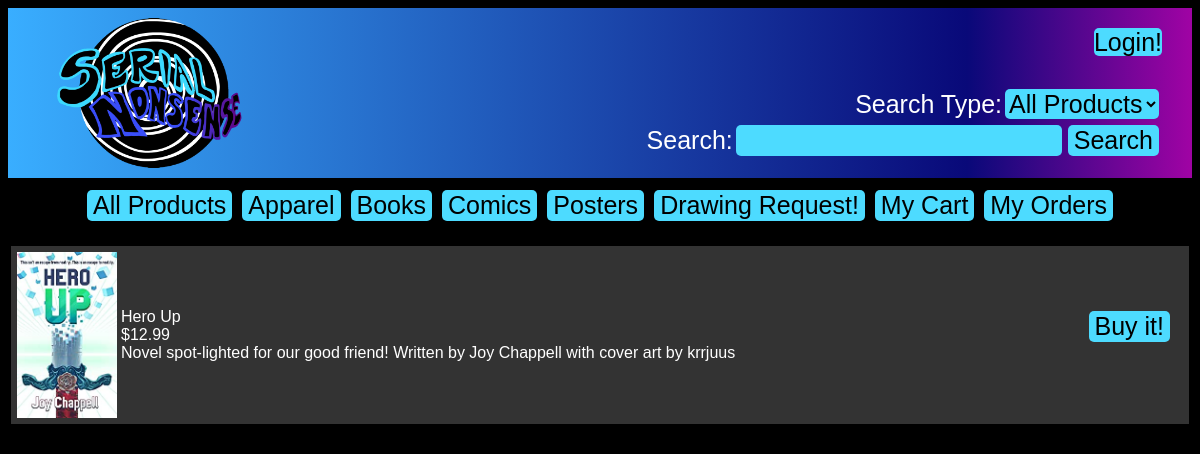
Screenshot of /bookproducts.php with the database file from the repository.
### tables this page shows
CREATE TABLE `product` (
  `ProID` varchar(10) NOT NULL,
  `Price` decimal(12,2) NOT NULL,
  `Name` varchar(30) NOT NULL,
  `ProDes` varchar(250) DEFAULT NULL,
  `Qty` int(11) NOT NULL,
  `Brand` varchar(30) DEFAULT NULL,
  `Image` varchar(30) DEFAULT NULL
);

### bookproducts.php (the view, shortened to what this page needs)
<?php
    $log = false;
    $dsn = 'mysql:host=localhost;dbname=oelkerp1_serialnonsense';
    $name = "oelkersp1";
    $pass = "blingoishere963";
?>
<html>
    <head>
    </head>
    <body>
        <?php
            echo "<div class='header'><img src='logo.png' height='150'>";
            echo '<form action="results.php" method="post" style="float: right; margin-right: 20px; margin-top: 10px; text-align: right">';
            if($log == false)
            {
                echo '<a href="login.html">Login!</a><br><br>';
            }
            else
            {
                echo 'Hi, '.$uname.'!<br><br>';
            }
            echo 'Search Type:';
            echo '<select name="searchtype">';
                echo '<option value="PRODUCT">All Products';
                echo '<option value="APPAREL">Apparel';
            echo '</select><br>';
            echo 'Search:';
            echo '<input name="searchterm" type="text" size="20">';
            echo '<input type="submit" name="submit" value="Search">';
            echo '</form></div>';
            echo '<table class="navi">';
            echo '<tr>';
            echo '<td>';
            echo '<form action="allproducts.php" method="post">';
                echo '<input type="submit" name="submit" value="All Products">';
            echo '</form>';
            echo '</td>';
            echo '<td>';
            echo '<form action="apparelproducts.php" method="post">';
                echo '<input type="submit" name="submit" value="Apparel">';
            echo '</form>';
            echo '</td>';
            echo '<td>';
            echo '<form action="bookproducts.php" method="post">';
                echo '<input type="submit" name="submit" value="Books">';
            echo '</form>';
            echo '</td>';
            echo '<td>';
            echo '<form action="comicproducts.php" method="post">';
                echo '<input type="submit" name="submit" value="Comics">';
            echo '</form>';
            echo '</td>';
            echo '<td>';
            echo '<form action="posterproducts.php" method="post">';
                echo '<input type="submit" name="submit" value="Posters">';
            echo '</form>';
            echo '</td>';
            echo '<td>';
            echo '<form action="item.php" method="post">';
                echo '<input type="submit" name="submit" value="Drawing Request!">';
            echo '</form>';
            echo '</td>';
            echo '<td>';
            echo '<form action="mycart.php" method="post">';
                echo '<input type="submit" name="submit" value="My Cart">';
            echo '</form>';
            echo '</td>';
            echo '<td>';
            echo '<form action="myorders.php" method="post">';
                echo '<input type="submit" name="submit" value="My Orders">';
            echo '</form>';
            echo '</td>';
            echo '</tr>';
            echo '</table>';
            try
            {
                $db = new PDO($dsn, $name, $pass);
                $query = "SELECT * FROM PRODUCT, BOOK WHERE PRODUCT.ProID = BOOK.ProID";
                $statement = $db->prepare($query);
                $statement->execute();
                $result = $statement->fetchAll();
                for ($i=0; $i <sizeof($result); $i++)
                {
                    echo '<table style="width: 100%; background-color: #333333; border-color: black; border-style: solid; padding: 3px">';
                    echo '<tr>';
                    echo '<td style="width: 100px">';
                        echo '<img src="'.$result[$i]['Image'].'" alt="'.$result[$i]['Name'].'" width="100">';
                    echo '</td>';
                    echo '<td>';
                        echo '<p>'.$result[$i]['Name'].'<br>';
                        echo '$'.$result[$i]['Price'].'<br>';
                        echo $result[$i]['ProDes'].'</p>';
                    echo '</td>';
                    echo '<td>';
                        echo '<form action="item.php" method="post" style="float: right; margin-right: 10px">';
                            echo '<input type="submit" name="submit" value="Buy it!">';
                        echo '</form>';
                    echo '</td>';
                    echo '</tr>';
                    echo '</table>';
                }
            }
            catch(PDOException $e)
            {
                $error_message = $e->getMessage();
                echo "Error connecting: ".$error_message;
            }
        ?>
    </body>
</html>

### bookproducts.php (style rules this page uses)
body { background-color: black; color: white; font-size: 25px; font-family: arial; }
.header { background: rgb(57,174,255); background: linear-gradient(90deg, rgba(57,174,255,1) 0%, rgba(9,9,121,1) 81%, rgba(160,3,164,1) 100%); padding: 10px; }
.navi { margin-left: auto; margin-right: auto; }
input { background-color: #4ddbff; border: none; margin: 3px; font-size: 25px; font-family: arial; border-radius: 5px; }
select { background-color: #4ddbff; border: none; margin: 3px; font-size: 25px; font-family: arial; border-radius: 5px; }
a { text-decoration: none; background-color: #4ddbff; font-size: 25px; font-family: arial; border-radius: 5px; color: black; }

### rows the page displays
product: Image (picture), Name "Hero Up", Price "12.99", ProDes "Novel spot-lighted for our good friend! Written by Joy Chappell with cover art by krrjuus"
